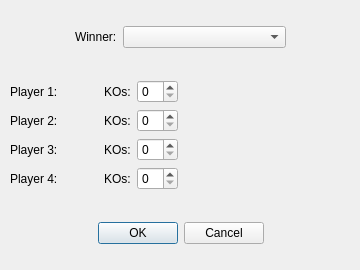
<?xml version="1.0" encoding="UTF-8"?>
<ui version="4.0">
 <class>GameResults</class>
 <widget class="QDialog" name="GameResults">
  <property name="geometry">
   <rect>
    <x>0</x>
    <y>0</y>
    <width>360</width>
    <height>270</height>
   </rect>
  </property>
  <property name="windowTitle">
   <string>Dialog</string>
  </property>
  <widget class="QWidget" name="verticalLayoutWidget">
   <property name="geometry">
    <rect>
     <x>10</x>
     <y>0</y>
     <width>341</width>
     <height>271</height>
    </rect>
   </property>
   <layout class="QVBoxLayout" name="verticalLayout" stretch="1,3,1">
    <item>
     <layout class="QHBoxLayout" name="horizontalLayout">
      <item>
       <spacer name="horizontalSpacer">
        <property name="orientation">
         <enum>Qt::Horizontal</enum>
        </property>
        <property name="sizeType">
         <enum>QSizePolicy::Fixed</enum>
        </property>
        <property name="sizeHint" stdset="0">
         <size>
          <width>65</width>
          <height>20</height>
         </size>
        </property>
       </spacer>
      </item>
      <item>
       <widget class="QLabel" name="winnerLabel">
        <property name="text">
         <string>Winner:</string>
        </property>
       </widget>
      </item>
      <item>
       <widget class="QComboBox" name="winnerSelect">
        <property name="sizePolicy">
         <sizepolicy hsizetype="Expanding" vsizetype="Fixed">
          <horstretch>0</horstretch>
          <verstretch>0</verstretch>
         </sizepolicy>
        </property>
       </widget>
      </item>
      <item>
       <spacer name="horizontalSpacer_2">
        <property name="orientation">
         <enum>Qt::Horizontal</enum>
        </property>
        <property name="sizeType">
         <enum>QSizePolicy::Fixed</enum>
        </property>
        <property name="sizeHint" stdset="0">
         <size>
          <width>65</width>
          <height>20</height>
         </size>
        </property>
       </spacer>
      </item>
     </layout>
    </item>
    <item>
     <layout class="QGridLayout" name="gridLayout">
      <item row="0" column="0">
       <widget class="QLabel" name="Player1Label">
        <property name="enabled">
         <bool>true</bool>
        </property>
        <property name="text">
         <string>Player 1:            </string>
        </property>
       </widget>
      </item>
      <item row="2" column="0">
       <widget class="QLabel" name="Player2Label">
        <property name="text">
         <string>Player 2:            </string>
        </property>
       </widget>
      </item>
      <item row="3" column="0">
       <widget class="QLabel" name="Player3Label">
        <property name="text">
         <string>Player 3:            </string>
        </property>
       </widget>
      </item>
      <item row="4" column="0">
       <widget class="QLabel" name="Player4Label">
        <property name="text">
         <string>Player 4:            </string>
        </property>
       </widget>
      </item>
      <item row="0" column="2">
       <widget class="QLabel" name="KOLabel1">
        <property name="text">
         <string>KOs:</string>
        </property>
       </widget>
      </item>
      <item row="2" column="2">
       <widget class="QLabel" name="KOLabel2">
        <property name="text">
         <string>KOs:</string>
        </property>
       </widget>
      </item>
      <item row="3" column="2">
       <widget class="QLabel" name="KOLabel3">
        <property name="text">
         <string>KOs:</string>
        </property>
       </widget>
      </item>
      <item row="4" column="2">
       <widget class="QLabel" name="KOLabel4">
        <property name="text">
         <string>KOs:</string>
        </property>
       </widget>
      </item>
      <item row="0" column="4">
       <spacer name="horizontalSpacer_5">
        <property name="orientation">
         <enum>Qt::Horizontal</enum>
        </property>
        <property name="sizeType">
         <enum>QSizePolicy::Fixed</enum>
        </property>
        <property name="sizeHint" stdset="0">
         <size>
          <width>174</width>
          <height>20</height>
         </size>
        </property>
       </spacer>
      </item>
      <item row="0" column="3">
       <widget class="QSpinBox" name="KOSpinBox1"/>
      </item>
      <item row="2" column="3">
       <widget class="QSpinBox" name="KOSpinBox2"/>
      </item>
      <item row="3" column="3">
       <widget class="QSpinBox" name="KOSpinBox3"/>
      </item>
      <item row="4" column="3">
       <widget class="QSpinBox" name="KOSpinBox4"/>
      </item>
     </layout>
    </item>
    <item>
     <layout class="QHBoxLayout" name="horizontalLayout_6">
      <item>
       <spacer name="horizontalSpacer_3">
        <property name="orientation">
         <enum>Qt::Horizontal</enum>
        </property>
        <property name="sizeHint" stdset="0">
         <size>
          <width>40</width>
          <height>20</height>
         </size>
        </property>
       </spacer>
      </item>
      <item>
       <widget class="QDialogButtonBox" name="buttonBox">
        <property name="standardButtons">
         <set>QDialogButtonBox::Cancel|QDialogButtonBox::Ok</set>
        </property>
       </widget>
      </item>
      <item>
       <spacer name="horizontalSpacer_4">
        <property name="orientation">
         <enum>Qt::Horizontal</enum>
        </property>
        <property name="sizeHint" stdset="0">
         <size>
          <width>40</width>
          <height>20</height>
         </size>
        </property>
       </spacer>
      </item>
     </layout>
    </item>
   </layout>
  </widget>
 </widget>
 <resources/>
 <connections/>
</ui>
